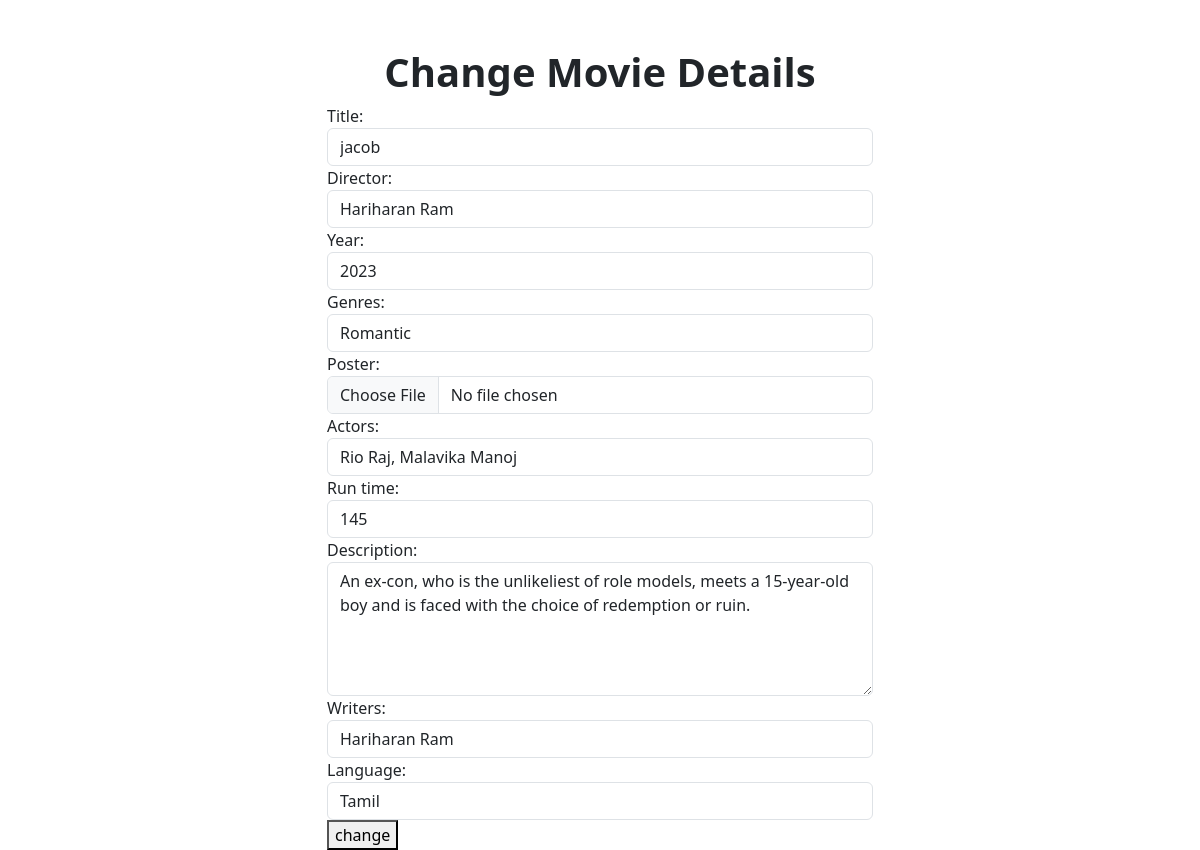
/myapp/movies/3/change/, run on the app's committed database.
### myapp/models.py (models this page shows, shortened)
class Movie(models.Model):#pascalcase
    title=models.CharField(max_length=200,unique=True)
    director=models.CharField(max_length=200)
    year=models.CharField(max_length=200)
    genres=models.CharField(max_length=200)
    poster=models.ImageField(upload_to='images',default='images/default.jpg',blank=True)
    actors=models.CharField(max_length=200)
    run_time=models.PositiveIntegerField() #snakecase
    description=models.CharField(max_length=200,null=True)
    writers=models.CharField(max_length=200)
    language=models.CharField(max_length=200)

### myapp/views.py (the view, shortened to what this page needs)
# urls.py: path('movies/<int:pk>/change/',views.MovieUpdateView.as_view(),name='movie-update')
class MovieUpdateView(View):
    def get(self,request,*args,**kwargs):
        id=kwargs.get("pk")
        movie_object=Movie.objects.get(id=id)
        form=MovieForm(instance=movie_object)
        return render(request,'movie_edit.html',{'form':form})

### myapp/forms.py
class MovieForm(forms.ModelForm):
    class Meta:
        model=Movie
        fields="__all__"
        widgets={
            "title":forms.TextInput(attrs={'class':'form-control'}),
            "director":forms.TextInput(attrs={'class':'form-control'}),
            "year":forms.TextInput(attrs={'class':'form-control'}),
            "genres":forms.TextInput(attrs={'class':'form-control'}),
            "poster":forms.FileInput(attrs={'class':'form-control'}),
            "actors":forms.TextInput(attrs={'class':'form-control'}),
            "run_time":forms.TextInput(attrs={'class':'form-control'}),
            "description":forms.Textarea(attrs={'class':'form-control','rows':5}),
            "writers":forms.TextInput(attrs={'class':'form-control'}),
            "language":forms.TextInput(attrs={'class':'form-control'}),
        }

### myapp/templates/movie_edit.html (shortened to what this page needs)
<!DOCTYPE html>
<html lang="en">
<head>
    <link href="https://cdn.jsdelivr.net/npm/bootstrap@5.3.2/dist/css/bootstrap.min.css" rel="stylesheet">
</head>
<body>
    <h1 class="text-center fw-bolder mt-5">Change Movie Details</h1>
    <div class="container">
        <div class="row">
           <div class="col-3"></div>
           <div class="col-6">
            <form action="" method="post" enctype="multipart/form-data">
                {{form}}
                <button type="submit">change</button>
            </form>
           </div>
           <div class="col-3"></div>
        </div>
    </div>
</body>
</html>

### data on the page
Movie: title "jacob", director "Hariharan Ram", year "2023", genres "Romantic", actors "Rio Raj, Malavika Manoj", run_time "145", description "An ex-con, who is the unlikeliest of role models, meets a 15-year-old boy and is faced with the choice of redemption or ruin.", writers "Hariharan Ram", language "Tamil"
